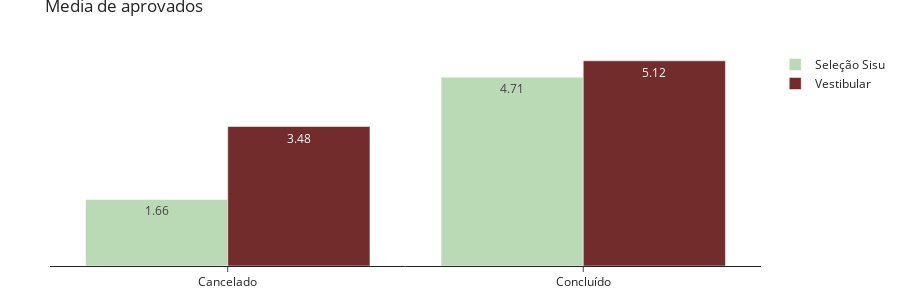

Source (notebook cell):
### Code cell
MediaAprovadosPlot(data).show()

### Figure 1 — Plotly figure (JSON) as saved in the notebook; plotly's stock layout.template omitted (floating-point values rounded to 4 significant figures)
{"data": [{"customdata": [["Seleção Sisu", "Seleção Sisu"]], "marker": {"color": "#bad9b5"}, "meta": ["Seleção Sisu"], "name": "Seleção Sisu", "text": [1.66, 4.71], "textposition": "auto", "type": "bar", "x": ["Cancelado", "Concluído"], "y": [1.66, 4.71]}, {"customdata": [["Vestibular", "Vestibular"]], "marker": {"color": "#732c2c"}, "meta": ["Vestibular"], "name": "Vestibular", "text": [3.48, 5.12], "textposition": "auto", "type": "bar", "x": ["Cancelado", "Concluído"], "y": [3.48, 5.12]}], "layout": {"height": 300, "hoverlabel": {"align": "right", "bgcolor": "white", "font": {"size": 12}}, "hovermode": "x unified", "margin": {"b": 10, "l": 50, "r": 50, "t": 50}, "title": {"automargin": true, "text": "Media de aprovados"}, "uniformtext": {"minsize": 10}, "yaxis": {"visible": false}}}
